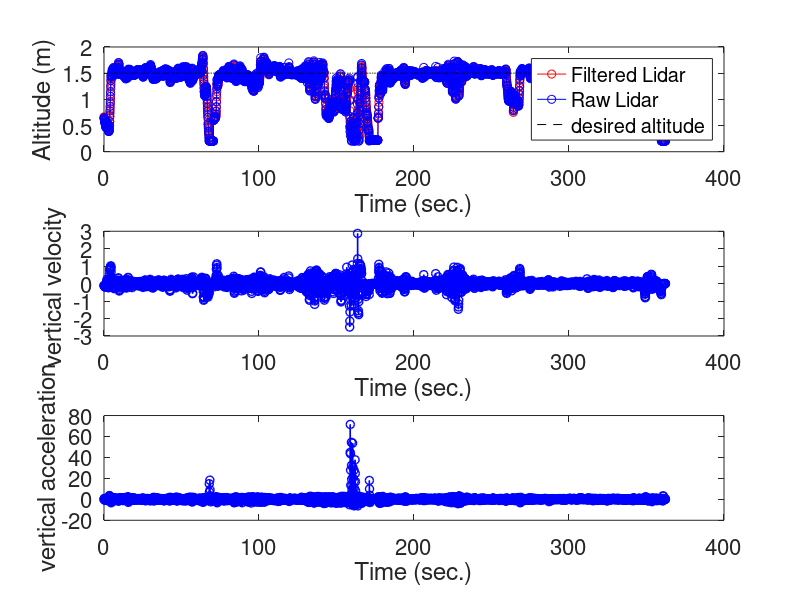
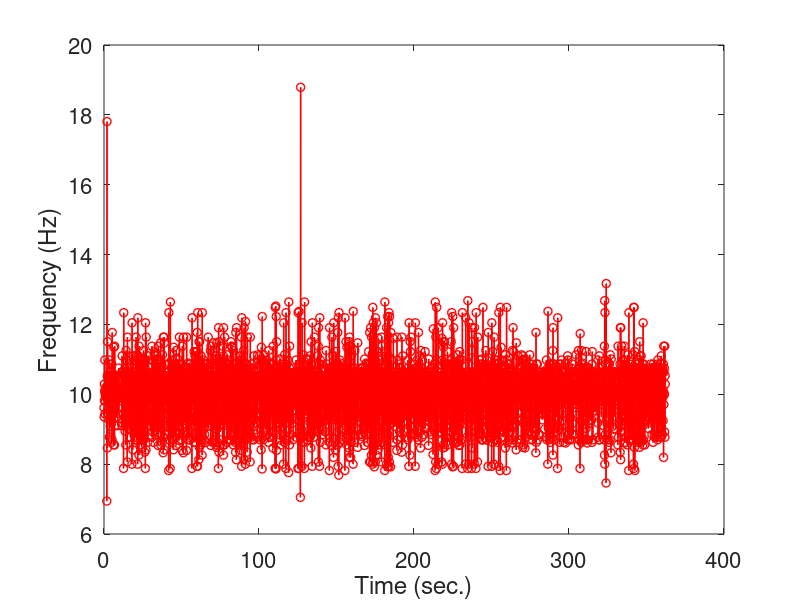
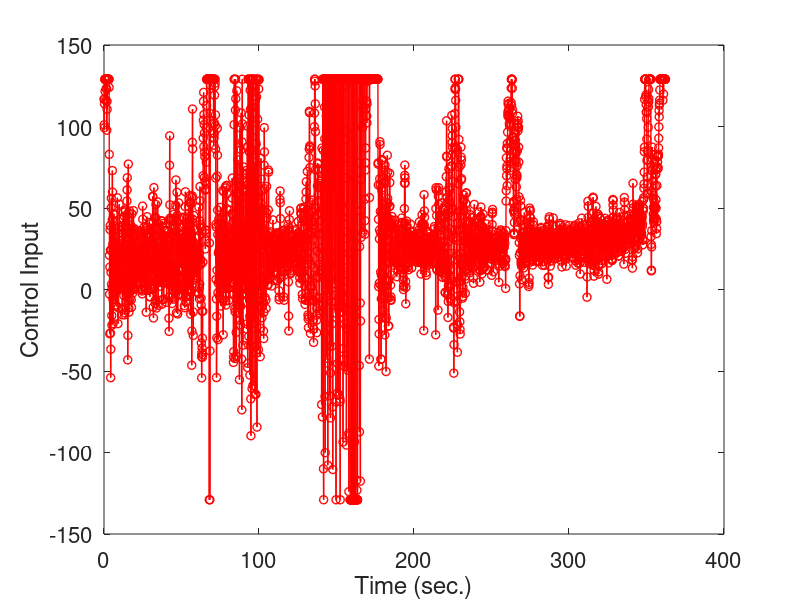
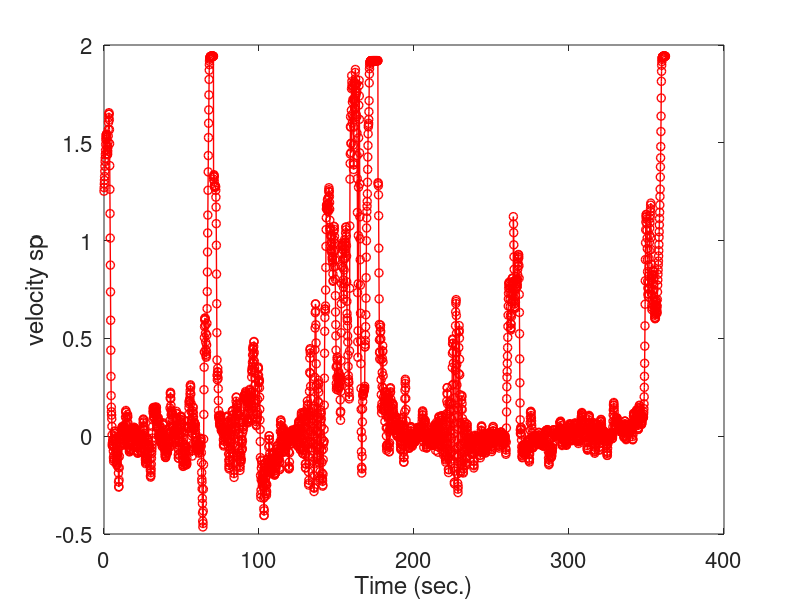

These charts were generated, in order, by the following MATLAB code:
  clear all; close all; clc;
kp = 0.5;
kd = 0;
ki = 0.0;
h_des = 1.5;
u_max = 1;
data = csvread('altitude_control_data.csv');
cputime = data(:,1)-data(1,1);
z_cur = data(:,2);
z_cur_unfiltered = data(:,3);
z_dot = data(:,4);
z_d_dot = data(:,5);
u_actual = data(:,6);
v_z_sp = data(:,7);

% e_int =zeros(length(h_error),1);
% for i = 2:length(h_error)
%     e_int(i) = e_int(i-1) + h_error(i);
% end


figure(1);
subplot(3,1,1)
plot(cputime, z_cur, 'ro-');
hold on
plot(cputime, z_cur_unfiltered,'bo-');
plot(cputime, ones(size(cputime))*h_des,'k--')
xlabel('Time (sec.)')
ylabel('Altitude (m)')
legend('Filtered Lidar','Raw Lidar', 'desired altitude')
set(gca,'FontSize',16)

subplot(3,1,2)
plot(cputime, z_dot,'bo-','linewidth',1);
xlabel('Time (sec.)')
ylabel('vertical velocity ')
set(gca,'FontSize',16)

subplot(3,1,3)
plot(cputime, z_d_dot,'bo-','linewidth',1);
xlabel('Time (sec.)')
ylabel('vertical acceleration')
set(gca,'FontSize',16)

figure(2);
plot(cputime(1:end-1),1./diff(cputime),'ro-','linewidth',1)
xlabel('Time (sec.)')
ylabel('Frequency (Hz)')
set(gca,'FontSize',16)


figure(3);
% delu_postProcess = kp*h_error + kd*del_e_h+ki*e_int;
% delu_postProcess = max(-u_max,min(u_max,delu_postProcess));
% plot(cputime,delu_postProcess*129,'bo-','linewidth',2)
plot(cputime,u_actual*129,'ro-','linewidth',1);
xlabel('Time (sec.)')
ylabel('Control Input')
set(gca,'FontSize',16)
%hold on;
% legend('delu postprocess','u actual');

figure(4);
plot(cputime(1:end),v_z_sp,'ro-','linewidth',1)
xlabel('Time (sec.)')
ylabel('velocity sp')
set(gca,'FontSize',16)

% figure(4);
% plot(u_stick_net(:,1).*129,'ro-','linewidth',2)
% xlabel('Time (sec.)')
% ylabel('u stick net(1)')
% set(gca,'FontSize',16)
